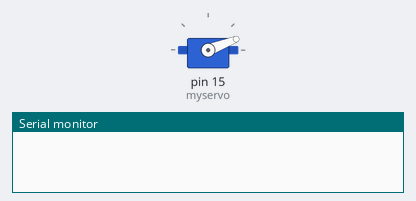
The sketch below on a simulated Arduino Uno, built with avr-gcc and run on an emulated ATmega328P. On the bench: servo, the last lines printed to the serial monitor. Random numbers use the default seed unless the sketch sets one.

Above: at 0.1 s.
At 6.1 s:
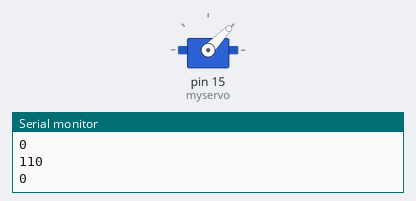
At 22.1 s:
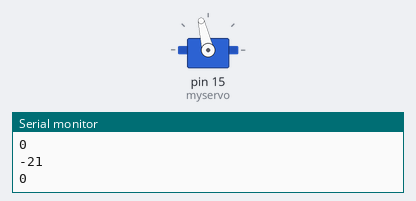
At 38.1 s:
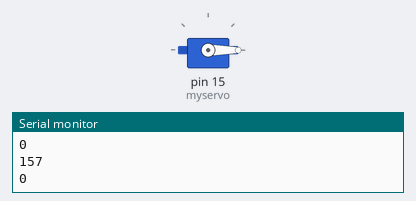
Timing chart, 0 to 39.6 s (numbered marks = the images above):
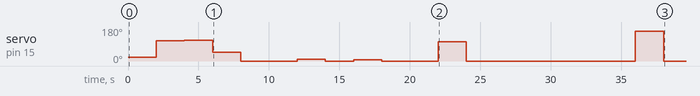

The sketch:

motor_test_serial_monitor.ino
```cpp
#include <Servo.h>
#include <cstdlib>

Servo myservo;
int LOWER_BOUND = -180;
int UPPER_BOUND = 180;
int AXIS = 0;

void setup() {
  myservo.attach(15);
  Serial.begin(9600);
}

void loop() {
  int angle = rand() % (UPPER_BOUND - LOWER_BOUND + 1) + LOWER_BOUND;
  myservo.write(angle);
  delay(2000);
  Serial.println(angle);
  Serial.println(AXIS);
}
```

Measured:
- by itself, servo on pin 15 (myservo): 21° → 108° at 2.0 s, → 110° 2.0 s later, → 46° 2.0 s later, → 0° 2.0 s later, … (12 changes in this stretch)
